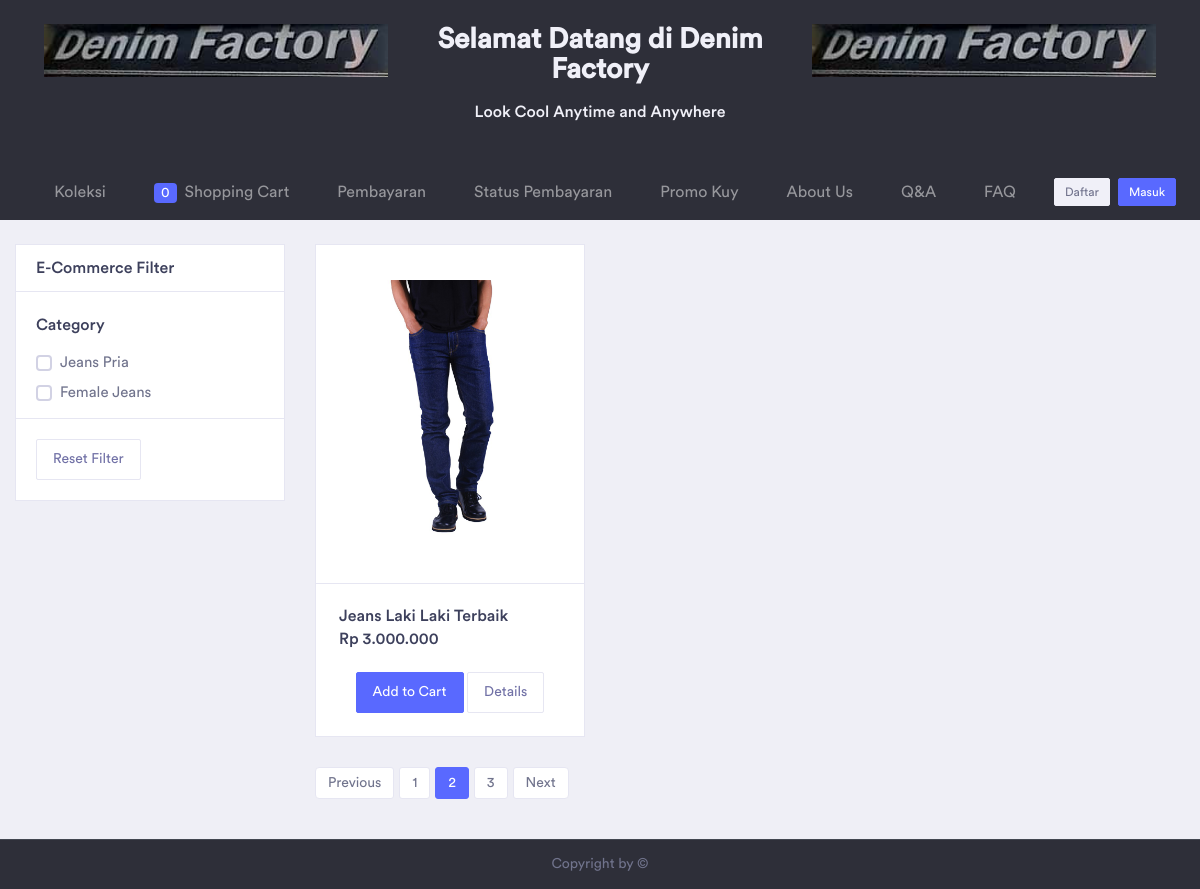
Screenshot of /collection/type/pria with the database file from the repository.
### tables this page shows
CREATE TABLE IF NOT EXISTS `catalogs` (
  `id` int(11) NOT NULL AUTO_INCREMENT,
  `name` varchar(255) NOT NULL,
  `description` text,
  `permalink` varchar(255) NOT NULL,
  `created_at` timestamp NULL DEFAULT CURRENT_TIMESTAMP,
  `updated_at` timestamp NULL DEFAULT NULL,
  PRIMARY KEY (`id`)
);

CREATE TABLE IF NOT EXISTS `collections` (
  `id` int(11) NOT NULL AUTO_INCREMENT,
  `catalog_id` int(11) NOT NULL,
  `code` varchar(255) NOT NULL,
  `name` varchar(255) NOT NULL,
  `img` text NOT NULL,
  `description` text NOT NULL,
  `price` double NOT NULL,
  `stock` int(11) NOT NULL,
  `type` int(11) NOT NULL,
  `permalink` varchar(255) NOT NULL,
  `created_at` timestamp NOT NULL DEFAULT CURRENT_TIMESTAMP,
  `updated_at` timestamp NULL DEFAULT NULL,
  PRIMARY KEY (`id`),
  KEY `catalog_id` (`catalog_id`)
);

### application/controllers/Collection.php (called while the page is built, shortened)
<?php
class Collection extends CI_Controller
{
	public function __construct()
	{
		$this->load->model('Collection_Model', 'collection');
		$this->load->model('Catalog_Model', 'catalog');
		$this->load->model('Size_Model', 'size');
	}
	public function listJeans($type = null)
	{
		if ($type == null) {
			$data['collections'] = $this->collection->getAll();
		} else {
			if ($type == 'wanita') {
				$tipe = 0;
			} else if ($type == 'pria') {
				$tipe = 1;
			} else {
				redirect('collections');
			}
			$data['collections'] = $this->collection->getByType($tipe);
		}
		$data['title'] = "Product lists";
		$data['catalogs'] = $this->catalog->getAll();
		$this->load->view("templates/header", $data);
		$this->load->view("pages/list-barang", $data);
		$this->load->view("templates/footer");
	}
}

### index.php (called while the page is built, shortened)
<?php
require_once BASEPATH.'core/CodeIgniter.php';

### application/models/Catalog_Model.php (called while the page is built, shortened)
<?php
class Catalog_Model extends CI_Model
{
	public function getAll()
	{
		return $this->db->get($this::TABLE_NAME)->result_object();
	}
}

### application/models/Collection_Model.php (called while the page is built, shortened)
<?php
class Collection_Model extends CI_Model
{
	public function getByType($type)
	{
		return $this->db
			->select('collections.*, catalogs.name AS catalog_name')
			->from($this::TABLE_NAME)
			->join('catalogs', 'collections.catalog_id = catalogs.id')
			->where('collections.type', $type)
			->get()->result_object();
	}
}

### application/views/pages/list-barang.php (the view, shortened to what this page needs)
<div class="container-fluid mb-4">
	<div class="row pt-4">
		<div class="col-xl-3 col-lg-4 col-md-4 col-sm-12 col-12">
			<div class="product-sidebar">
				<div class="product-sidebar-widget">
					<h4 class="mb-0">E-Commerce Filter</h4>
				</div>
				<div class="product-sidebar-widget">
					<h4 class="product-sidebar-widget-title">Category</h4>
					<?php foreach ($catalogs as $catalog) : ?>
						<div class="custom-control custom-checkbox">
							<label class="custom-control-label" for="cat-<?php echo $catalog->id; ?>"><?php echo $catalog->name; ?></label>
						</div>
					<?php endforeach; ?>
				</div>
				<div class="product-sidebar-widget">
					<a href="#" class="btn btn-outline-light">Reset Filter</a>
				</div>
			</div>
		</div>
		<div class="col-xl-9 col-lg-8 col-md-8 col-sm-12 col-12">
			<div class="row">
				<?php if (empty($collections)) : ?>
					<div class="col-md-12">
						<p class='alert alert-primary'>
							Koleksi jeans belum tersedia!
						</p>
					</div>
				<?php else : ?>
					<?php foreach ($collections as $collection) : ?>
						<div class="col-xl-4 col-lg-6 col-md-12 col-sm-12 col-12">
							<div class="product-thumbnail">
								<div class="product-img-head">
									<div class="product-img">
										<a href="<?php echo base_url('collection/') . $collection->code . "/" . $collection->permalink; ?>" title="<?php echo $collection->name; ?>"><img src="<?= base_url() ?>assets/images/collections/<?php echo $collection->img; ?>" alt="<?php echo $collection->img; ?>" class="img-fluid"></a>
									</div>
								</div>
								<div class="product-content">
									<div class="product-content-head">
										<h3 class="product-title"><?php echo $collection->name; ?></h3>
										<div class="product-price">Rp <?php echo number_format($collection->price, 0, ',', '.'); ?></div>
									</div>
									<div class="product-btn text-center">
										<a href="#" class="btn btn-primary">Add to Cart</a>
										<a href="<?php echo base_url('collection/') . $collection->code . "/" . $collection->permalink; ?>" title="<?php echo $collection->name; ?>" class="btn btn-outline-light">Details</a>
									</div>
								</div>
							</div>
						</div>
					<?php endforeach; ?>
					<div class="col-xl-12 col-lg-12 col-md-12 col-sm-12 col-12">
						<nav aria-label="Page navigation example">
							<ul class="pagination">
								<li class="page-item"><a class="page-link" href="#">Previous</a></li>
								<li class="page-item"><a class="page-link" href="#">1</a></li>
								<li class="page-item active"><a class="page-link " href="#">2</a></li>
								<li class="page-item"><a class="page-link" href="#">3</a></li>
								<li class="page-item"><a class="page-link" href="#">Next</a></li>
							</ul>
						</nav>
					</div>
				<?php endif; ?>
			</div>
		</div>
	</div>
</div>

### rows the page displays
catalogs: name "Jeans Pria"
catalogs: name "Female Jeans"
collections: img (picture), name "Jeans Laki Laki Terbaik", price "3.000.000"
